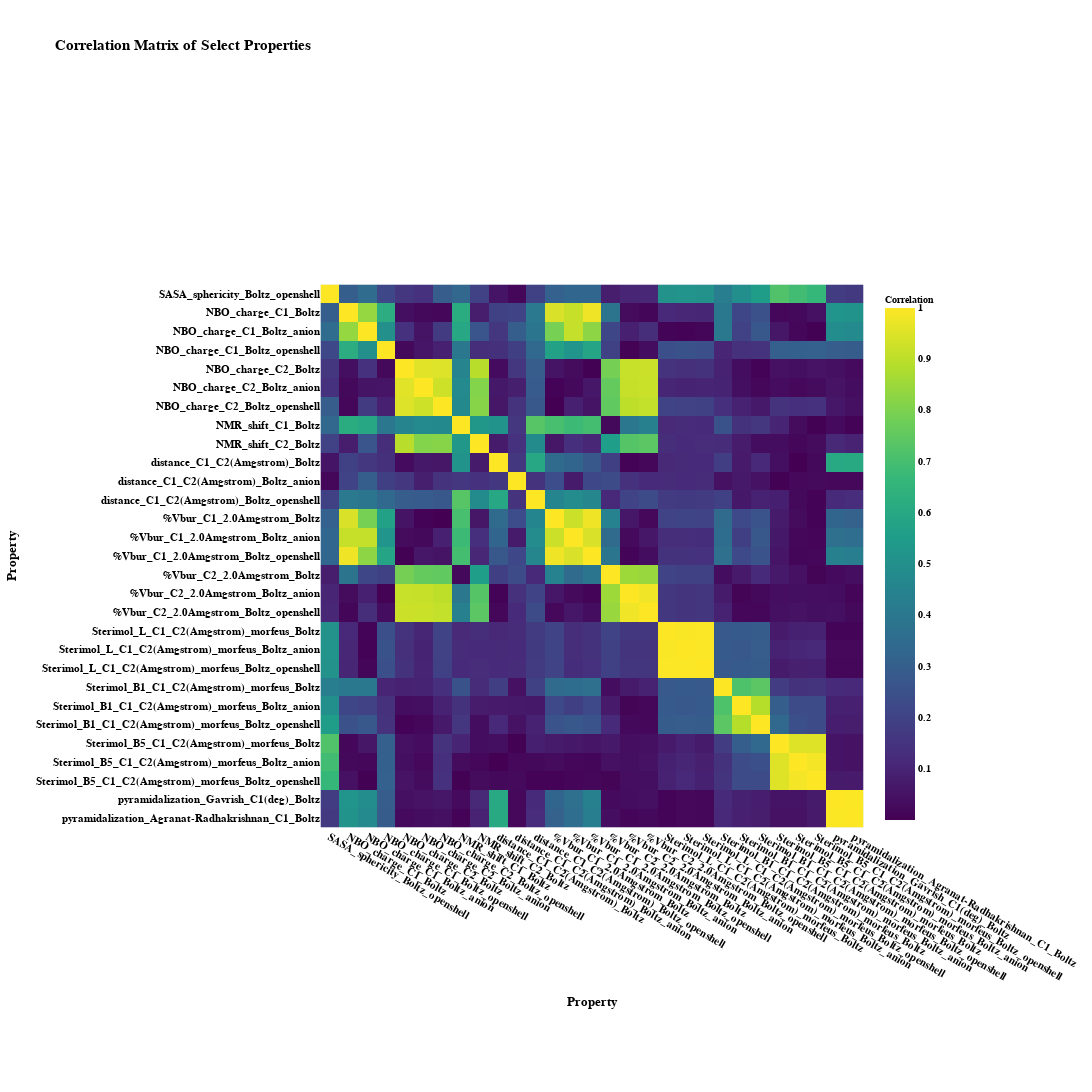

The code cell stored with this chart in its notebook:
### Code cell
# plot the correlation matrix, only starting from the "SASA_surface_area(amstrong^2)_Boltz" column
# get the index of the column "SASA_surface_area(amstrong^2)_Boltz"
column_cutoff_index = select_properties_data_df.columns.get_loc(
    "SASA_sphericity_Boltz_openshell"
)
fig = px.imshow(
    corr_matrix.iloc[column_cutoff_index:, column_cutoff_index:].abs().values,
    labels=dict(x="Property", y="Property", color="Correlation"),
    x=corr_matrix.columns[column_cutoff_index:],
    y=corr_matrix.columns[column_cutoff_index:],
    color_continuous_scale="Viridis",
    title="Correlation Matrix of Select Properties",
)

fig.update_layout(
    height=column_cutoff_index * 25,
    width=column_cutoff_index * 25,
    xaxis=dict(tickangle=30),
    # increase font size
    font=dict(size=11, family="Arial", color="black", weight="bold"),
)

fig.update_coloraxes(
    colorbar_len=0.6,
    colorbar_title="Correlation",
    colorbar_title_font_size=10,
    colorbar_tickfont_size=10,
)

fig.show()
# save to html and open in browser
fig.write_html("temp.html", auto_open=False)

### Figure 1 — Plotly figure (JSON) as saved in the notebook; plotly's stock layout.template omitted (floating-point values rounded to 4 significant figures; data arrays with more than 128 entries replaced by an {"elided": "..."} marker saying what was removed)
{"data": [{"coloraxis": "coloraxis", "hovertemplate": "Property: %{x}<br>Property: %{y}<br>Correlation: %{z}<extra></extra>", "name": "0", "type": "heatmap", "x": ["SASA_sphericity_Boltz_openshell", "NBO_charge_C1_Boltz", "NBO_charge_C1_Boltz_anion", "NBO_charge_C1_Boltz_openshell", "NBO_charge_C2_Boltz", "NBO_charge_C2_Boltz_anion", "NBO_charge_C2_Boltz_openshell", "NMR_shift_C1_Boltz", "NMR_shift_C2_Boltz", "distance_C1_C2(Amgstrom)_Boltz", "distance_C1_C2(Amgstrom)_Boltz_anion", "distance_C1_C2(Amgstrom)_Boltz_openshell", "%Vbur_C1_2.0Amgstrom_Boltz", "%Vbur_C1_2.0Amgstrom_Boltz_anion", "%Vbur_C1_2.0Amgstrom_Boltz_openshell", "%Vbur_C2_2.0Amgstrom_Boltz", "%Vbur_C2_2.0Amgstrom_Boltz_anion", "%Vbur_C2_2.0Amgstrom_Boltz_openshell", "Sterimol_L_C1_C2(Amgstrom)_morfeus_Boltz", "Sterimol_L_C1_C2(Amgstrom)_morfeus_Boltz_anion", "Sterimol_L_C1_C2(Amgstrom)_morfeus_Boltz_openshell", "Sterimol_B1_C1_C2(Amgstrom)_morfeus_Boltz", "Sterimol_B1_C1_C2(Amgstrom)_morfeus_Boltz_anion", "Sterimol_B1_C1_C2(Amgstrom)_morfeus_Boltz_openshell", "Sterimol_B5_C1_C2(Amgstrom)_morfeus_Boltz", "Sterimol_B5_C1_C2(Amgstrom)_morfeus_Boltz_anion", "Sterimol_B5_C1_C2(Amgstrom)_morfeus_Boltz_openshell", "pyramidalization_Gavrish_C1(deg)_Boltz", "pyramidalization_Agranat-Radhakrishnan_C1_Boltz"], "xaxis": "x", "y": ["SASA_sphericity_Boltz_openshell", "NBO_charge_C1_Boltz", "NBO_charge_C1_Boltz_anion", "NBO_charge_C1_Boltz_openshell", "NBO_charge_C2_Boltz", "NBO_charge_C2_Boltz_anion", "NBO_charge_C2_Boltz_openshell", "NMR_shift_C1_Boltz", "NMR_shift_C2_Boltz", "distance_C1_C2(Amgstrom)_Boltz", "distance_C1_C2(Amgstrom)_Boltz_anion", "distance_C1_C2(Amgstrom)_Boltz_openshell", "%Vbur_C1_2.0Amgstrom_Boltz", "%Vbur_C1_2.0Amgstrom_Boltz_anion", "%Vbur_C1_2.0Amgstrom_Boltz_openshell", "%Vbur_C2_2.0Amgstrom_Boltz", "%Vbur_C2_2.0Amgstrom_Boltz_anion", "%Vbur_C2_2.0Amgstrom_Boltz_openshell", "Sterimol_L_C1_C2(Amgstrom)_morfeus_Boltz", "Sterimol_L_C1_C2(Amgstrom)_morfeus_Boltz_anion", "Sterimol_L_C1_C2(Amgstrom)_morfeus_Boltz_openshell", "Sterimol_B1_C1_C2(Amgstrom)_morfeus_Boltz", "Sterimol_B1_C1_C2(Amgstrom)_morfeus_Boltz_anion", "Sterimol_B1_C1_C2(Amgstrom)_morfeus_Boltz_openshell", "Sterimol_B5_C1_C2(Amgstrom)_morfeus_Boltz", "Sterimol_B5_C1_C2(Amgstrom)_morfeus_Boltz_anion", "Sterimol_B5_C1_C2(Amgstrom)_morfeus_Boltz_openshell", "pyramidalization_Gavrish_C1(deg)_Boltz", "pyramidalization_Agranat-Radhakrishnan_C1_Boltz"], "yaxis": "y", "z": {"elided": "29x29 float values"}}], "layout": {"coloraxis": {"colorbar": {"len": 0.6, "tickfont": {"size": 10}, "title": {"font": {"size": 10}, "text": "Correlation"}}, "colorscale": [[0, "#440154"], [0.1111, "#482878"], [0.2222, "#3e4989"], [0.3333, "#31688e"], [0.4444, "#26828e"], [0.5556, "#1f9e89"], [0.6667, "#35b779"], [0.7778, "#6ece58"], [0.8889, "#b5de2b"], [1, "#fde725"]]}, "font": {"color": "black", "family": "Arial", "size": 11, "weight": "bold"}, "height": 1450, "title": {"text": "Correlation Matrix of Select Properties"}, "width": 1450, "xaxis": {"anchor": "y", "constrain": "domain", "domain": [0, 1], "scaleanchor": "y", "tickangle": 30, "title": {"text": "Property"}}, "yaxis": {"anchor": "x", "autorange": "reversed", "constrain": "domain", "domain": [0, 1], "title": {"text": "Property"}}}}
